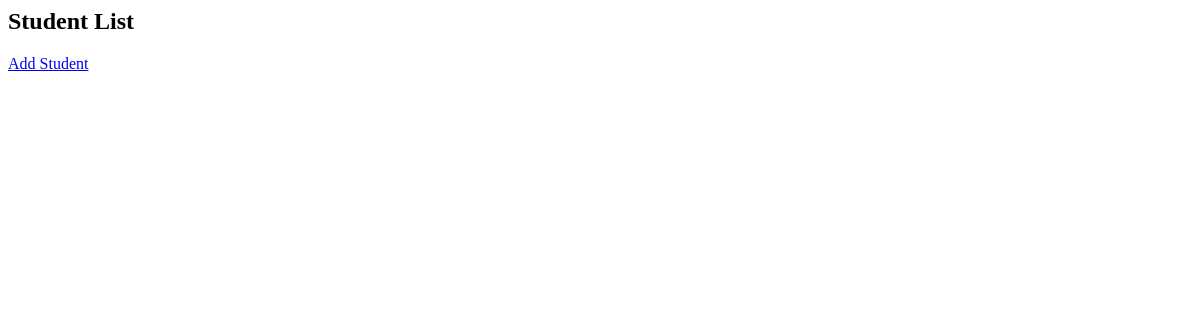
Page /books/students/ on the earlier database version.
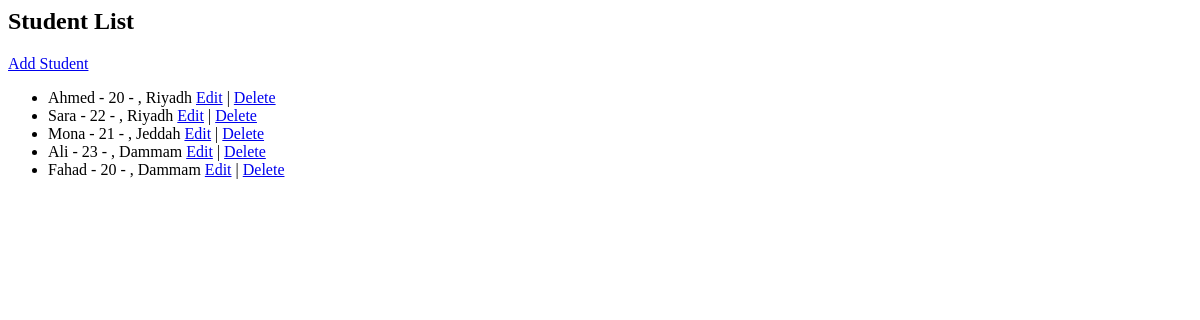
Same page on the later database version.
### apps/bookmodule/models.py (models this page shows, shortened)
class Student(models.Model):
    name = models.CharField(max_length=100)
    age = models.IntegerField()
    address = models.ForeignKey(Address, on_delete=models.CASCADE)

class Address(models.Model):
    street = models.CharField(max_length=100)
    city = models.CharField(max_length=50)
    def __str__(self):
        return f"{self.street}, {self.city}"

### apps/bookmodule/views.py (the view)
# urls.py: path('students/', views.student_list, name='student_list'),
def student_list(request):
    students = Student.objects.select_related('address').all()
    return render(request, 'bookmodule/student_list.html', {'students': students})

### apps/templates/bookmodule/student_list.html
<h2>Student List</h2>
<a href="{% url 'student_add' %}">Add Student</a>
<ul>
    {% for student in students %}
    <li>
      {{ student.name }} - {{ student.age }} - {{ student.address }}
      <a href="{% url 'student_update' student.id %}">Edit</a> |
      <a href="{% url 'student_delete' student.id %}">Delete</a>
    </li>
  {% endfor %}
</ul>

Differences in the rows shown:
added Student: name "Ahmed", age "20", address ", Riyadh"
added Student: name "Sara", age "22", address ", Riyadh"
added Student: name "Mona", age "21", address ", Jeddah"
added Student: name "Ali", age "23", address ", Dammam"
added Student: name "Fahad", age "20", address ", Dammam"
